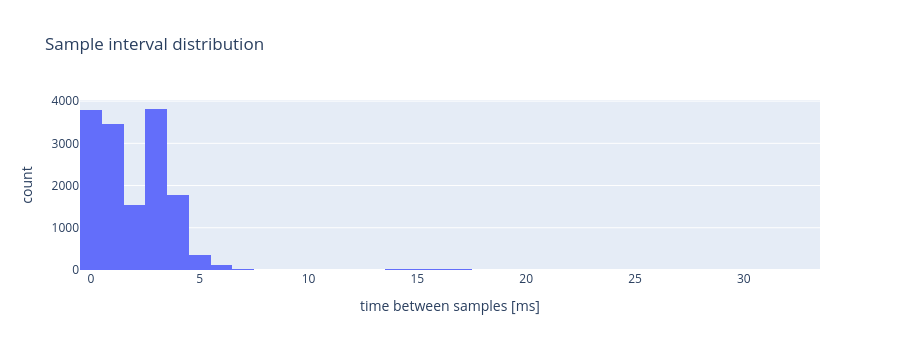

Notebook code for this chart:
### Markdown cell above
## 2. Sampling rate check
A trustworthy sensor delivers samples at a steady rate. Look for jitter and gaps.

### Code cell
# Time between consecutive samples: should be constant (500 Hz -> 2 ms, 125 Hz -> 8 ms).
dt = np.diff(t) * 1000  # ms

print(f"mean rate: {1000 / dt.mean():.1f} Hz")
print(f"dt: median {np.median(dt):.3f} ms, min {dt.min():.3f} ms, max {dt.max():.3f} ms, std {dt.std():.4f} ms")
print(f"gaps > 2x median: {(dt > 2 * np.median(dt)).sum()}")
print(f"gyro starts {t_gyr[0] * 1000:+.2f} ms vs. accelerometer")

# Histogram: one narrow bar = steady timing, wide spread = jitter
fig = go.Figure(go.Histogram(x=dt, nbinsx=50))
fig.update_layout(height=350, xaxis_title="time between samples [ms]", yaxis_title="count", title="Sample interval distribution")
fig.show()

### Figure 1 — Plotly figure (JSON) as saved in the notebook; plotly's stock layout.template omitted (floating-point values rounded to 4 significant figures; data arrays with more than 128 entries replaced by an {"elided": "..."} marker saying what was removed)
{"data": [{"nbinsx": 50, "type": "histogram", "x": {"elided": "14988 float values"}}], "layout": {"height": 350, "title": {"text": "Sample interval distribution"}, "xaxis": {"title": {"text": "time between samples [ms]"}}, "yaxis": {"title": {"text": "count"}}}}
